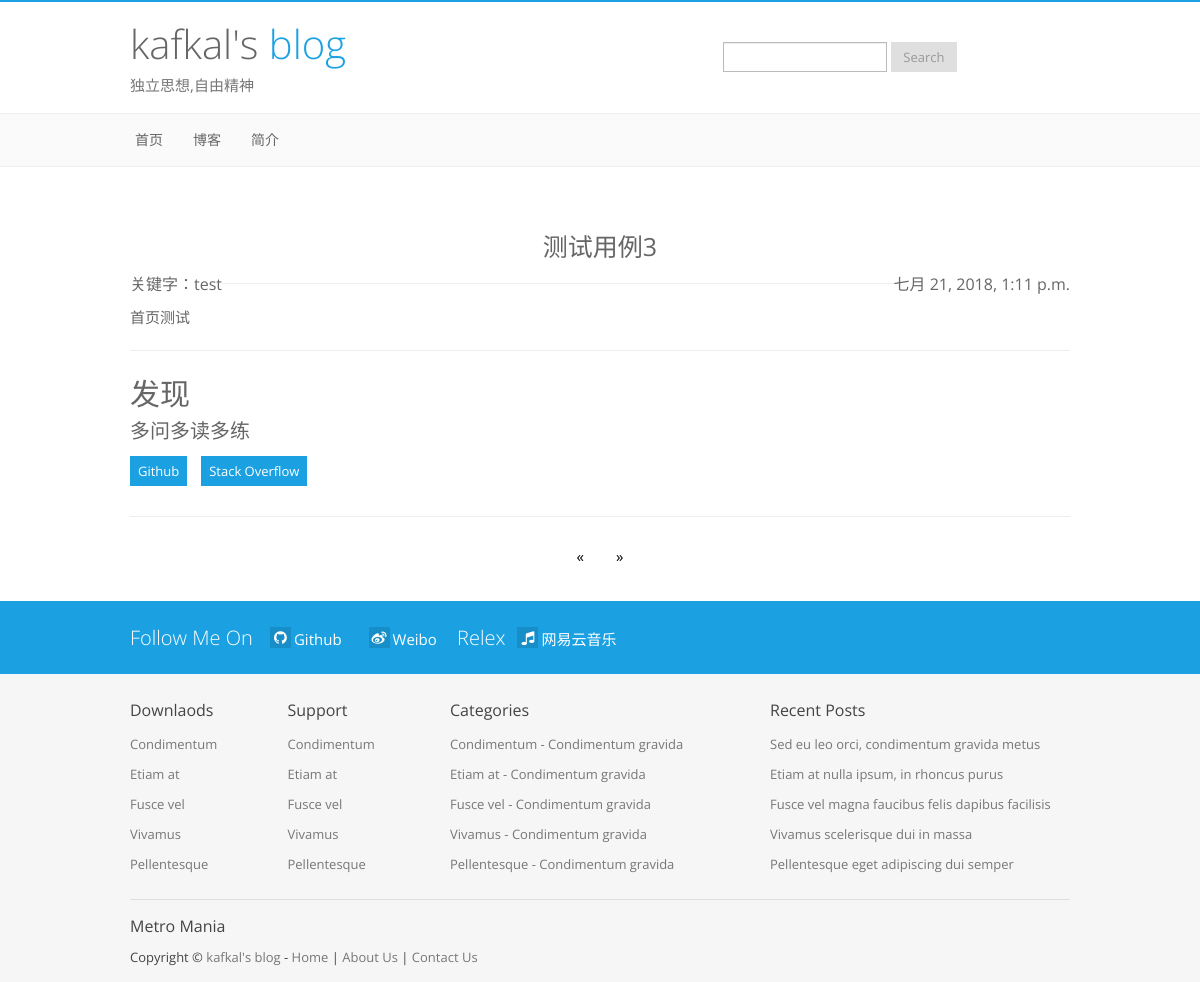
/blog/detail/3/, run on the app's committed database.
### blog/models.py (models this page shows, shortened)
class BlogsPost(models.Model):
    title = models.CharField(max_length=150)  #博客标题
    text = RichTextUploadingField(config_name="博客正文")                 #博客正文
    date = models.DateTimeField()             #发布时间
    keywords = models.TextField(default='')             #关键词

### blog/views.py (the view)
# urls.py: path('detail/<int:pk>/',views.BlogDetails.as_view(),name='detail'),
class BlogDetails(generic.DetailView):
    model = BlogsPost
    template_name = 'blog/blogdetail.html'
    context_object_name = 'blog'

### blog/templates/blog/blogdetail.html (shortened to what this page needs)
{% load static %}
{% load spacify %}
<!DOCTYPE html>
<html lang="en">
<head>
  <link rel="stylesheet" href="https://cdn.bootcss.com/font-awesome/4.7.0/css/font-awesome.css">
  <link href="{% static 'index/style/bootstrap.css' %}" rel="stylesheet" />
  <link href="{% static 'index/style/prettyPhoto.css' %}" rel="stylesheet"/>
  <link rel="stylesheet" href="{% static 'index/style/slider.css' %}" />
  <link rel="stylesheet" href="{% static 'index/style/flexslider.css' %}" />
  <link href="{% static 'index/style/style.css' %}" rel="stylesheet" />
  <link href="{% static 'index/style/lblue.css' %}" rel="stylesheet" />
  <link href="{% static 'index/style/bootstrap-responsive.css' %}" rel="stylesheet" />
<meta http-equiv="Content-Type" content="text/html; charset=utf-8" /></head>
<body>
<header>
  <div class="container">
    <div class="row">
      <div class="span6">
        <div class="logo">
          <h1><a href="#">kafkal's <span class="color">blog</span></a></h1>
          <div class="hmeta">独立思想,自由精神</div>
        </div>
      </div>
      <div class="span6">
        <div class="form">
          <form method="get" id="searchform" action="#" class="form-search" />
            <input type="text" value="" name="s" id="s" class="input-medium" />
            <button type="submit" class="btn">Search</button>
        </div>
      </div>
    </div>
  </div>
</header>
          <div class="navbar">
           <div class="navbar-inner">
             <div class="container">
               <div class="nav-collapse collapse">
                 <ul class="nav">
                   <li><a href="{% url 'index:index' %}">首页</a></li>
                   <li><a href="{% url 'blog:index' %}">博客</a></li>
                   <li><a href="{% url 'index:aboutus' %}">简介</a></li>
                 </ul>
               </div>
              </div>
           </div>
         </div>
<div class="content">
  <div class="container">
    <div class="row center">
      <div class="span12">
        <div class="bor"></div>
        <div class="bor"></div>
            <h4>{{ blog.title }}</h4><h6 style="float: right">{{ blog.date }}</h6><h6 style="float: left">关键字：{{ blog.keywords }}</h6>
            <hr/>
          <div align="left">{{ blog.text|safe }}</div>
      </div>
    </div>
<hr />
  <div class="discover">
    <div class="row">
      <div class="span12">
        <h3>发现</h3>
        <div class="big grey">多问多读多练</div>
          <div class="dis-nav button">
            <a href="#" id="one">Github</a>
            <a href="https://stackoverflow.com/"id="two">Stack Overflow</a>
          </div>
      </div>
    </div>
  </div>
<hr />
  <div style="text-align: center">
    <ul class="pagination">
        <li><a href="{% url 'blog:index' %}">«</a></li>
        <li><a href="#">»</a></li>
    </ul>
  </div>
</div>
<div class="social-links">
  <div class="container">
    <div class="row">
      <div class="span12">
          <p class="big"><span>Follow Me On</span> <a href="https://github.com/mtp1997411" target="_blank"><i class="fa fa-github"></i>Github</a><a href="https://weibo.com/u/2211865032" target="_blank"><i class="fa fa-weibo"></i>Weibo</a>
              <span>Relex</span><a href="https://music.163.com/#/playlist?id=423085978" target="_blank"><i class="fa fa-music"></i>网易云音乐</a></p>
      </div>
    </div>
  </div>
</div>
<footer>
  <div class="container">
    <div class="row">
      <div class="widgets">
        <div class="span4">
          <div class="fwidget">
            <div class="col-l">
              <h6>Downlaods</h6>
              <ul>
                <li><a href="#">Condimentum</a></li>
                <li><a href="#">Etiam at</a></li>
                <li><a href="#">Fusce vel</a></li>
                <li><a href="#">Vivamus</a></li>
                <li><a href="#">Pellentesque</a></li>
              </ul>
            </div>
            <div class="col-r">
              <h6>Support</h6>
              <ul>
                <li><a href="#">Condimentum</a></li>
                <li><a href="#">Etiam at</a></li>
                <li><a href="#">Fusce vel</a></li>
                <li><a href="#">Vivamus</a></li>
                <li><a href="#">Pellentesque</a></li>
              </ul>
            </div>
          </div>
        </div>
        <div class="span4">
          <div class="fwidget">
            <h6>Categories</h6>
            <ul>
              <li><a href="#">Condimentum - Condimentum gravida</a></li>
              <li><a href="#">Etiam at - Condimentum gravida</a></li>
              <li><a href="#">Fusce vel - Condimentum gravida</a></li>
              <li><a href="#">Vivamus - Condimentum gravida</a></li>
              <li><a href="#">Pellentesque - Condimentum gravida</a></li>
            </ul>
          </div>
        </div>
        <div class="span4">
          <div class="fwidget">
            <h6>Recent Posts</h6>
            <ul>
              <li><a href="#">Sed eu leo orci, condimentum gravida metus</a></li>
              <li><a href="#">Etiam at nulla ipsum, in rhoncus purus</a></li>
              <li><a href="#">Fusce vel magna faucibus felis dapibus facilisis</a></li>
              <li><a href="#">Vivamus scelerisque dui in massa</a></li>
              <li><a href="#">Pellentesque eget adipiscing dui semper</a></li>
            </ul>
          </div>
        </div>
      </div>
      <div class="span12">
          <div class="copy">
            <h6>Metro <span class="color">Mania</span></h6>
            <p>Copyright &copy; <a href="#">kafkal's blog</a> - <a href={% url 'index:index' %}>Home</a> | <a href={% url 'index:aboutus' %}>About Us</a> | <a href="https://github.com/mtp1997411">Contact Us</a></p>
          </div>
      </div>
    </div>
  </div>
</footer>
</div>
</body>
</html>

### static/index/style/style.css (style rules this page uses)
* { border-radius: 0px !important; }
body { color: #666; font-size: 15px; line-height: 25px; font-weight: 400; }
h1,h2,h3,h4,h5,h6 { font-family: 'Open Sans', sans-serif; font-weight: normal !important; margin: 2px 0px 5px 0px; padding: 2px 0px; color: #666; }
h1,h2 { font-weight: 300 !important; }
h3,h4,h5,h6 { font-weight: 400 !important; color: #666; }
h3 { font-size: 30px; line-height: 35px; }
h4 { font-size: 25px; line-height: 30px; }
h6 { font-size: 16px; line-height: 24px; }
p { margin: 2px 0px; }
hr { margin: 20px 0px; }
.bor { height: 20px; }
.center { text-align: center; }
.grey { color: #666; }
.big { font-size: 20px !important; font-family: 'Open Sans', sans-serif; margin-bottom: 10px; font-weight: 300; }
.form { margin:20px 0px; margin-bottom: 0px; }
.button a, .button a:visited { color: #fff; font-size: 13px; line-height: 20px; display: inline-block; padding: 5px 8px; margin-top: 3px; }
.col-l { width: 47.5%; float: left; }
.col-r { width: 47.5%; float: right; }
form button { font-size:13px !important; }
form input { font-size:13px !important; }
header { background: #fff; }
header .logo { padding: 15px 0px; }
header .logo h1 { font-size: 40px; line-height: 45px; margin-bottom: 5px; }
header .logo h1 a, header .logo h1 a:visited, header .logo h1 a:hover { color: #666; text-decoration: none; }
header .logo .hmeta { color: #777; }
header .form { text-align: center; max-width: 270px; margin: 0 auto; width: 260px; padding-top: 40px; }
.navbar-inner > .container { width:940px; }
.navbar { margin-bottom: 0px; }
.navbar *,.nav-collapse * { box-shadow: none !important; text-shadow: none !important; border-radius: 0px !important; font-weight: normal !important; font-size: 14px !important; }
.navbar-inner { padding-left: 0px; background: #fafafa; filter: none !important; }
.navbar { border-top: 1px solid #eee !important; border-bottom: 1px solid #eee !important; }
.navbar a, .navbar a:visited { color:#666 !important; }
.navbar .nav > li > a, .navbar .nav > li > a:visited { color: #666 !important; padding:30px 30px 30x; filter: none !important; }
.content { margin-top: 20px; }
.content ul { list-style-type: none; margin-left: 0px; }
.content ul li { padding: 5px 0px; }
.dis-nav a { display: inline-block; margin-right: 10px; margin-bottom: 10px; color: #fff; }
.social-links { margin-top: 20px; padding:20px 0px 10px 0px; color: #fff; line-height: 30px; }
.social-links a, .social-links a:visited, .social-links a:hover { font-size: 15px; margin: 0px 15px; color: #fff; font-weight: 400; text-decoration: none; display: inline-block; }
.social-links i { position: relative; top: -2px; width: 15px; text-align: center; padding: 3px; right: 3px; }
footer { font-size: 13px; background: #f6f6f6; color: #444; }
footer a { color: #777; }
footer .color { color: #444; }
footer h6 { color: #444; }
footer ul { list-style-type: none; margin-left: 0px; }
footer ul li { padding: 3px 0px; }
footer .widgets { margin-top: 20px; }
footer .copy { border-top: 1px solid #ddd; padding: 10px 0px; margin-top: 10px; }

### static/index/style/lblue.css (style rules this page uses)
a { color: #1ba1e2; }
.color { color: #1ba1e2; }
header { border-top: 2px solid #1ba1e2; }
.social-links { background: #1ba1e2; }
.social-links i { background: #178ec7; }
.button a { background: #1ba1e2; }

### blog/templates/blog/blogdetail.html (style rules this page uses)
ul.pagination { display: inline-block; padding: 0; margin: 0; }
ul.pagination li { display: inline; }
ul.pagination li a { color: black; float: left; padding: 8px 16px; text-decoration: none; }

### data on the page
BlogsPost: title "测试用例3", date "七月 21, 2018, 1:11 p.m.", keywords "test", text "首页测试"
